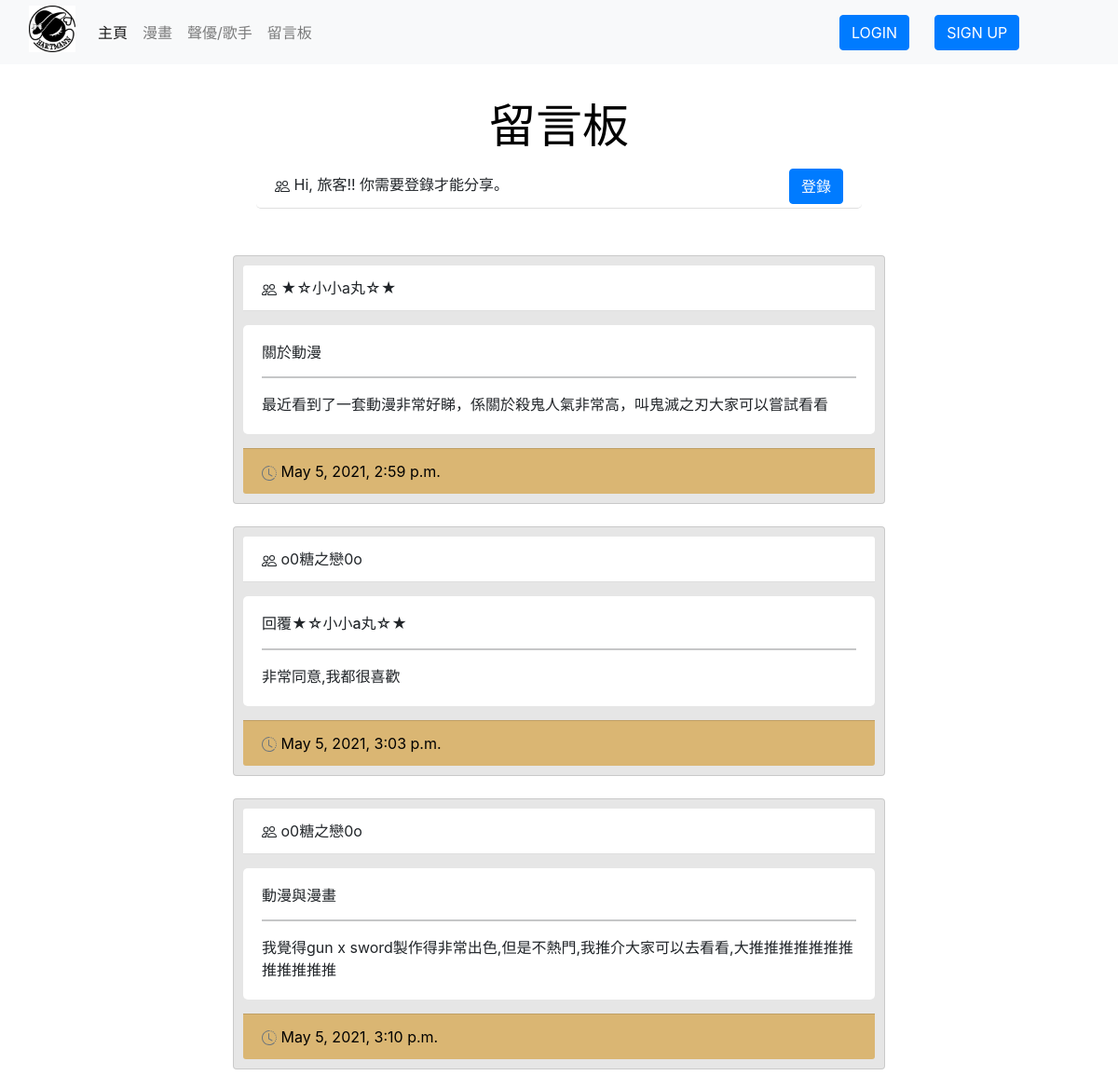
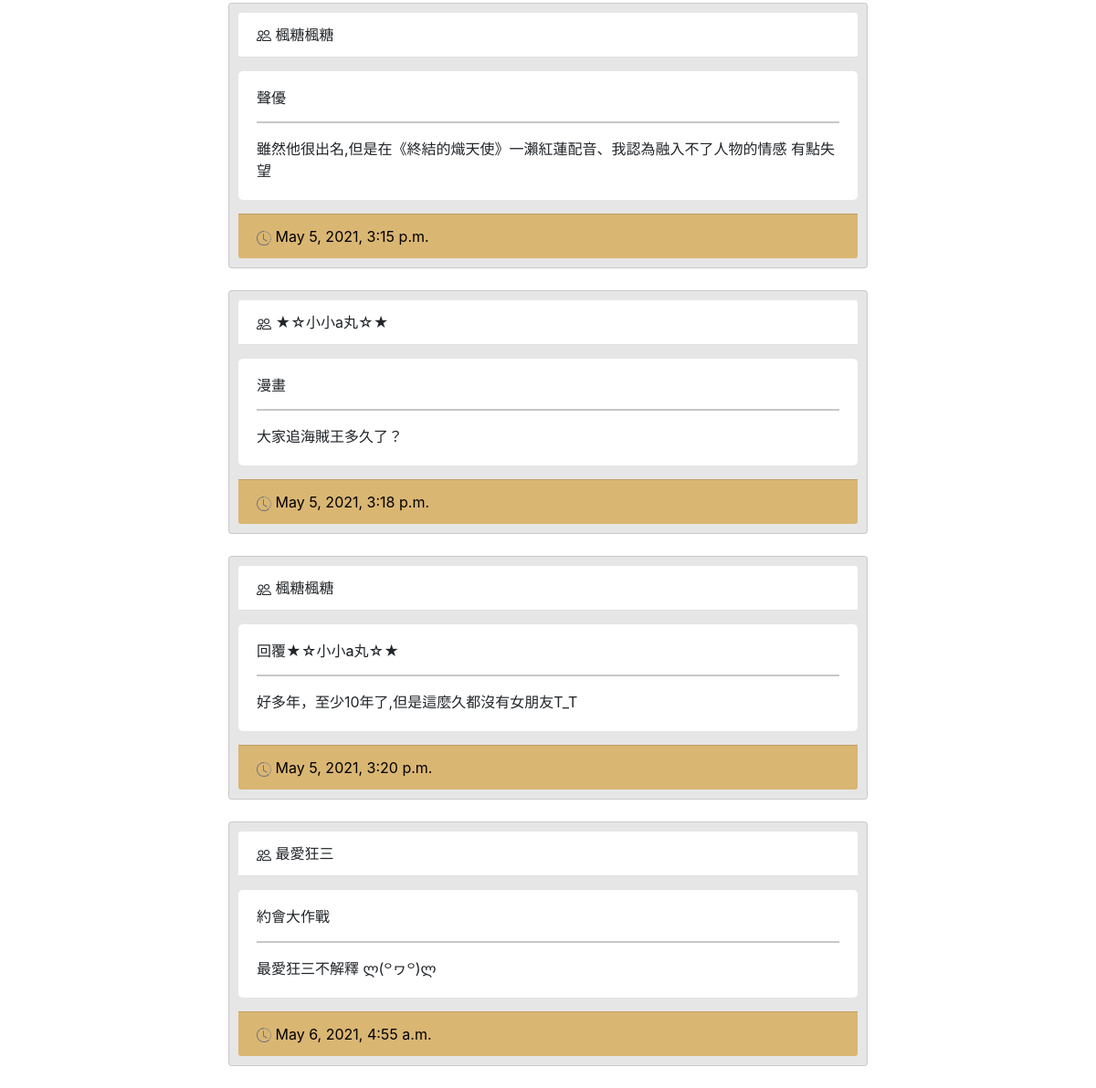
Screenshot of /blog/ with the database file from the repository (2 pictures, top to bottom).
### myapp/models.py (models this page shows, shortened)
class BlogPostDetail(models.Model):
    title   = models.CharField(max_length=120)
    author_name =  models.CharField(max_length=100, null=True,default='')
    content = models.TextField()
    created = models.DateTimeField(auto_now_add=True)
    updated = models.DateTimeField(auto_now=True)
    class Meta:
        pass

### myapp/views.py (the view)
# urls.py: url(r'^blog/$', ViewBlogPost.as_view(), name='blog'),
class ViewBlogPost(ListView):
        queryset = BlogPostDetail.objects.all()
        template_name = 'blog.html'

### myapp/templates/blog.html (shortened to what this page needs)
{% extends "include/base.html" %}
{% block content %}
<center>
<div id="background">
    <a id="create_blog" style="font-size: 50px;color: black;">留言板</a>
    <div class="card-header" style="height: 50px;max-width: 650px;">
        {% if request.user.is_authenticated %}
            <div style="float: left;">
                <p>
                    <svg xmlns="http://www.w3.org/2000/svg" width="16" height="16" fill="currentColor" class="bi bi-people" viewBox="0 0 16 16">
                        <path d="M15 14s1 0 1-1-1-4-5-4-5 3-5 4 1 1 1 1h8zm-7.978-1A.261.261 0 0 1 7 12.996c.001-.264.167-1.03.76-1.72C8.312 10.629 9.282 10 11 10c1.717 0 2.687.63 3.24 1.276.593.69.758 1.457.76 1.72l-.008.002a.274.274 0 0 1-.014.002H7.022zM11 7a2 2 0 1 0 0-4 2 2 0 0 0 0 4zm3-2a3 3 0 1 1-6 0 3 3 0 0 1 6 0zM6.936 9.28a5.88 5.88 0 0 0-1.23-.247A7.35 7.35 0 0 0 5 9c-4 0-5 3-5 4 0 .667.333 1 1 1h4.216A2.238 2.238 0 0 1 5 13c0-1.01.377-2.042 1.09-2.904.243-.294.526-.569.846-.816zM4.92 10A5.493 5.493 0 0 0 4 13H1c0-.26.164-1.03.76-1.724.545-.636 1.492-1.256 3.16-1.275zM1.5 5.5a3 3 0 1 1 6 0 3 3 0 0 1-6 0zm3-2a2 2 0 1 0 0 4 2 2 0 0 0 0-4z"/>
                    </svg>
                        Hi, {{ request.user }}!! 有什麽想分享的？？？
                </p>
            </div>
            <div style="float: right; margin-top: -5px;">
                <a href="/blog_create/">
                    <button class="btn btn-primary" type="button">
                        新增留言
                    </button>
                </a>
            </div>
        {% else %}
            <div style="float: left;">
                <p>
                        Hi, 旅客!! 你需要登錄才能分享。
                </p>
            </div>
            <div style="float: right; margin-top: -5px;">
                <a href="/blog_create/">
                    <button class="btn btn-primary" type="button">
                        登錄
                    </button>
                </a>
            </div>
        {% endif %}
    </div>
</div>
{% if object_list %}
        {% for post in object_list %}
            <div class="card text-left col-8 mb-4">
                <div class="card-header">
                    {{ post.author_name }}
                </div>
                <div class="card-body">
                    <h6 class="card-title">{{ post.title }}</h6>
                    <hr>
                    <p class="card-text">{{ post.content }}</p>
                </div>
                <div class="card-footer text-muted">
                    <a id="time">{{ post.updated }}</a>
                </div>
            </div>
        {% endfor %}
    </center>
{% endif %}
{% endblock content %}

### myapp/templates/include/base.html (style rules this page uses)
body { background-image: url(https://images5.alphacoders.com/114/1145097.jpg); background-repeat: no-repeat; background-size:cover; background-attachment: fixed; }

### myapp/templates/blog.html (style rules this page uses)
#background { padding: 30px; }
#create_blog { color: rgb(255, 255, 255); font-family: DFKai-SB; }
.card { width: 700px; height: auto; padding: 10px; background: rgb(230, 230, 230); margin-top: 20px; }
.card-footer { background: rgb(218, 182, 115); border-radius: 5px; margin-top: 15px; }
#time { color: rgb(0, 0, 0); }
.card-header { background: rgb(255, 255, 255); border-radius: 5px; }
.card-body { background: rgb(255, 255, 255); border-radius: 5px; margin-top: 15px; }

### rows the page displays
BlogPostDetail: author_name "★☆小小a丸☆★", title "關於動漫", content "最近看到了一套動漫非常好睇，係關於殺鬼人氣非常高，叫鬼滅之刃大家可以嘗試看看", updated "May 5, 2021, 2:59 p.m."
BlogPostDetail: author_name "o0糖之戀0o", title "回覆★☆小小a丸☆★", content "非常同意,我都很喜歡", updated "May 5, 2021, 3:03 p.m."
BlogPostDetail: author_name "o0糖之戀0o", title "動漫與漫畫", content "我覺得gun x sword製作得非常出色,但是不熱門,我推介大家可以去看看,大推推推推推推推推推推推推", updated "May 5, 2021, 3:10 p.m."
BlogPostDetail: author_name "楓糖楓糖", title "聲優", content "雖然他很出名,但是在《終結的熾天使》一瀨紅蓮配音、我認為融入不了人物的情感 有點失望", updated "May 5, 2021, 3:15 p.m."
BlogPostDetail: author_name "★☆小小a丸☆★", title "漫畫", content "大家追海賊王多久了？", updated "May 5, 2021, 3:18 p.m."
BlogPostDetail: author_name "楓糖楓糖", title "回覆★☆小小a丸☆★", content "好多年，至少10年了,但是這麼久都沒有女朋友T_T", updated "May 5, 2021, 3:20 p.m."
BlogPostDetail: author_name "最愛狂三", title "約會大作戰", content "最愛狂三不解釋 ლ(꒪ヮ꒪)ლ", updated "May 6, 2021, 4:55 a.m."
